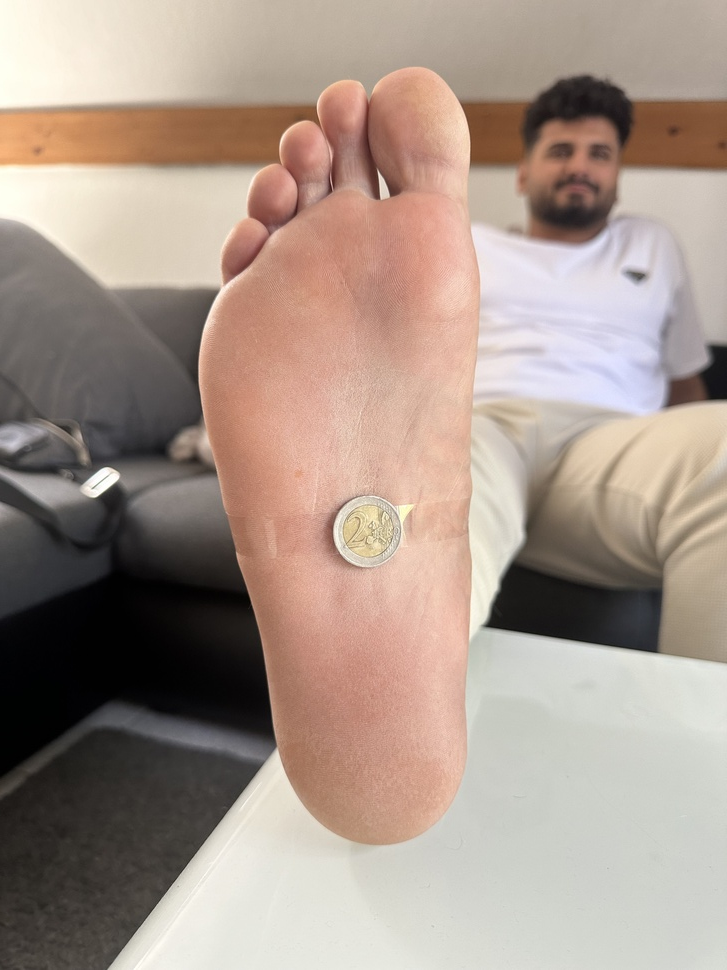
#> input picture uploads/IMG_1343.jpeg, 727 x 970 px, shrunk from 3024 x 4032 before the run
$ python -i utils.py   (imports and definitions only)
#> lines starting #> are read from the running program, lines starting #| are printed output that depends on the picture; after the words box and inside, x2 and y2 are one past the last pixel; in counts of white or black regions, pixels touching at a corner belong together
#> further down, picture is the input picture: shape (970, 727, 3); mean B, G, R 139.1, 150.1, 167.5
import logging
import cv2
import numpy as np
from rembg import remove

# Configure logging
# [1 line not run here, left out]

# [26 lines left out: function load_image, not called in this run]

def get_rotation_angle(image):
    """
    Detect the rotation angle of the given image using the Hough Line Transform.

    Parameters:
    image (numpy.ndarray): The input image.

    Returns:
    float: The detected rotation angle.
    """
    try:
        logging.info("Converting image to grayscale.")
        gray = cv2.cvtColor(image, cv2.COLOR_BGR2GRAY)
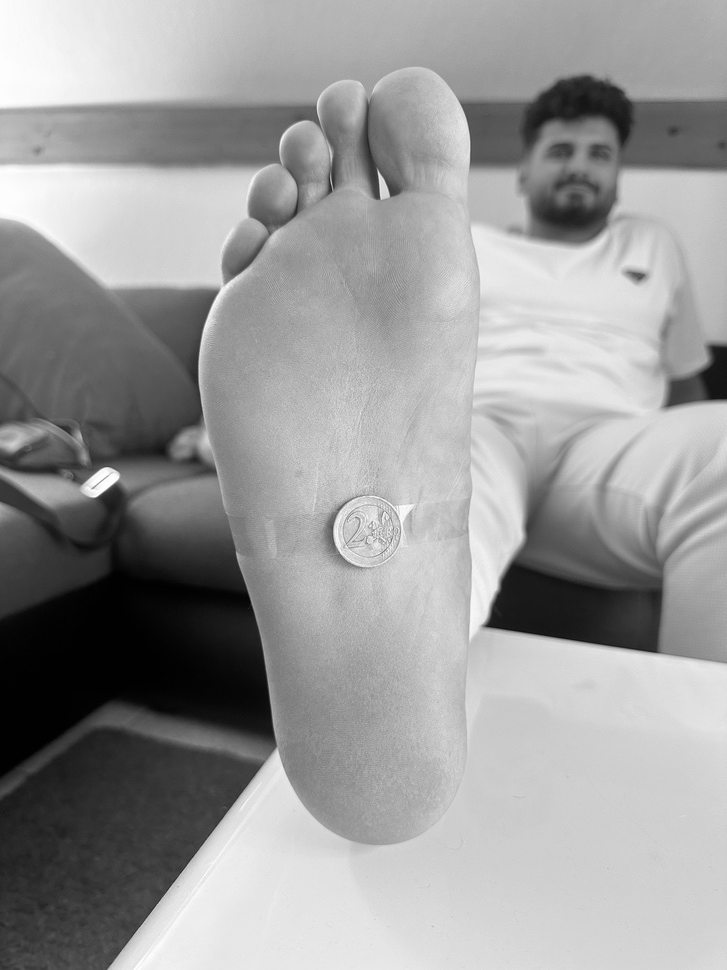
#> gray: shape (970, 727); min 0, max 255, mean 154

        logging.info("Detecting edges using Canny edge detector.")
        edges = cv2.Canny(gray, 50, 150, apertureSize=3)
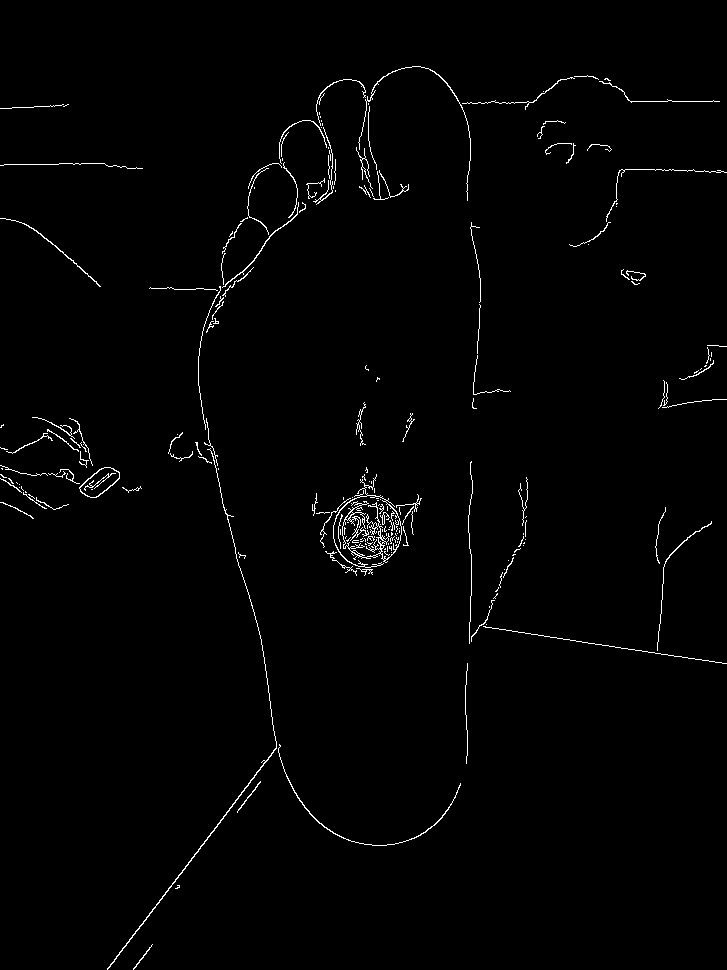
#> edges: shape (970, 727); 1.3% white in thin lines or dots

        logging.info("Detecting lines using Hough Line Transform.")
        lines = cv2.HoughLines(edges, 1, np.pi / 180, 200)
#> lines = None

        if lines is not None:
            logging.info("Calculating angles of detected lines.")
            angles = [(theta * 180 / np.pi) - 90 for rho, theta in lines[:, 0]]
            median_angle = np.median(angles)
            return median_angle
        else:
            logging.warning("No lines detected, returning angle 0.")
            return 0
    except Exception as e:
        logging.error(f"An error occurred while detecting rotation angle: {e}")
        raise

# [53 lines left out: functions auto_rotate_image, rotate_image, not called in this run]

>>> import cv2
>>> picture = cv2.imread('../uploads/IMG_1343.jpeg')
>>> result = get_rotation_angle(picture)
#> result = 0

$ run again, on uploads/IMG_1344.jpeg
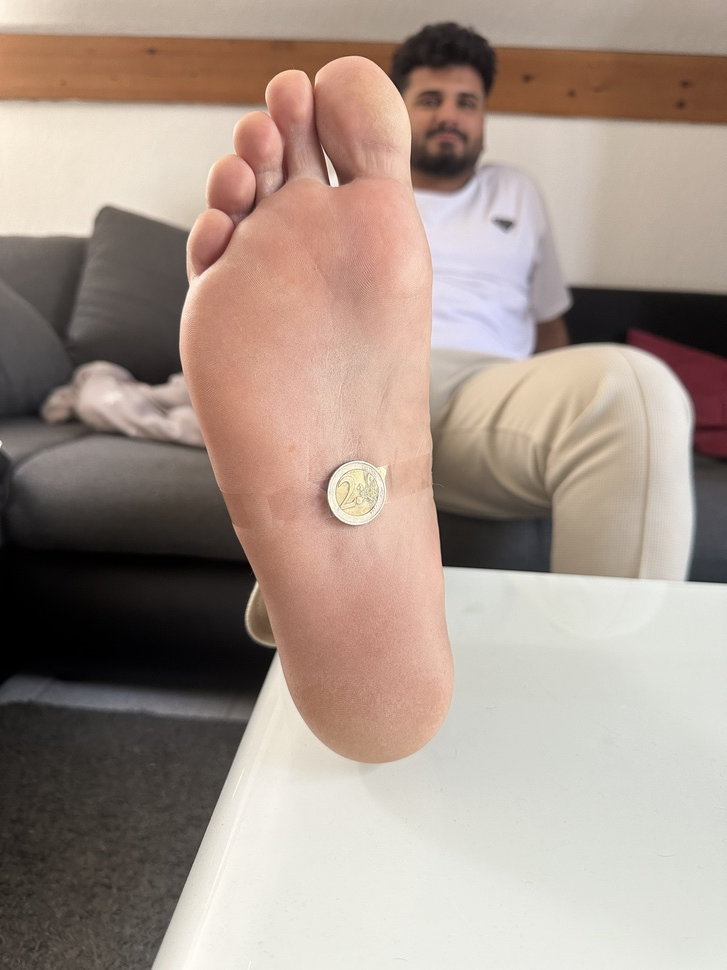
#> input picture uploads/IMG_1344.jpeg, 727 x 970 px, shrunk from 3024 x 4032 before the run
#> picture is the input picture: shape (970, 727, 3); mean B, G, R 138.7, 149, 165.6
#> in get_rotation_angle, `gray = cv2.cvtColor(image, cv2.COLOR_BGR2GRAY)`:
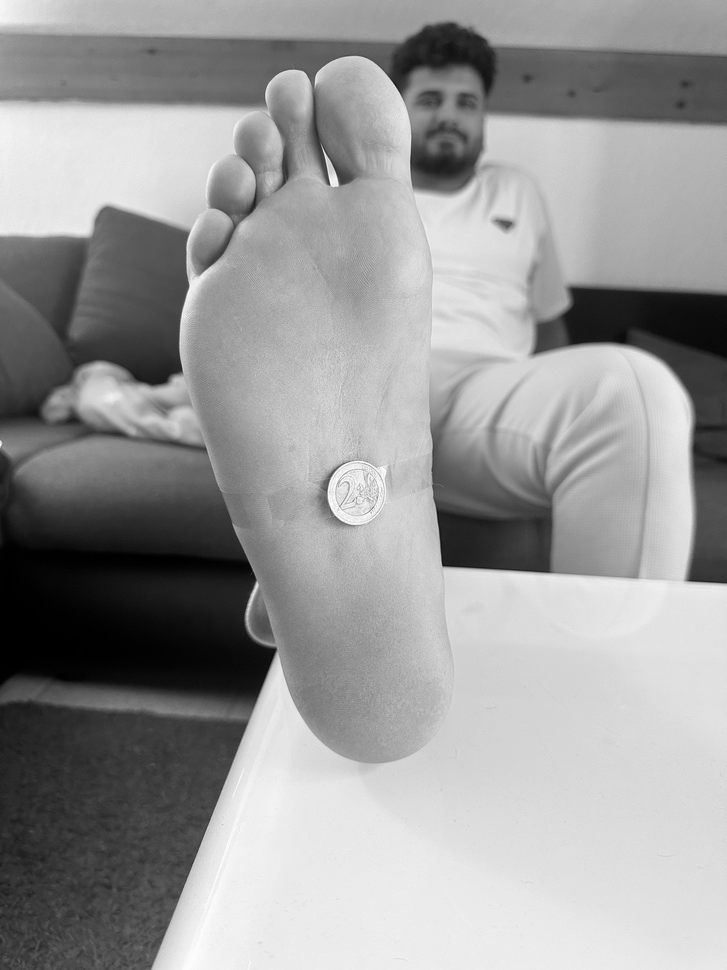
#> gray: shape (970, 727); min 0, max 254, mean 152.8
#> in get_rotation_angle, `edges = cv2.Canny(gray, 50, 150, apertureSize=3)`:
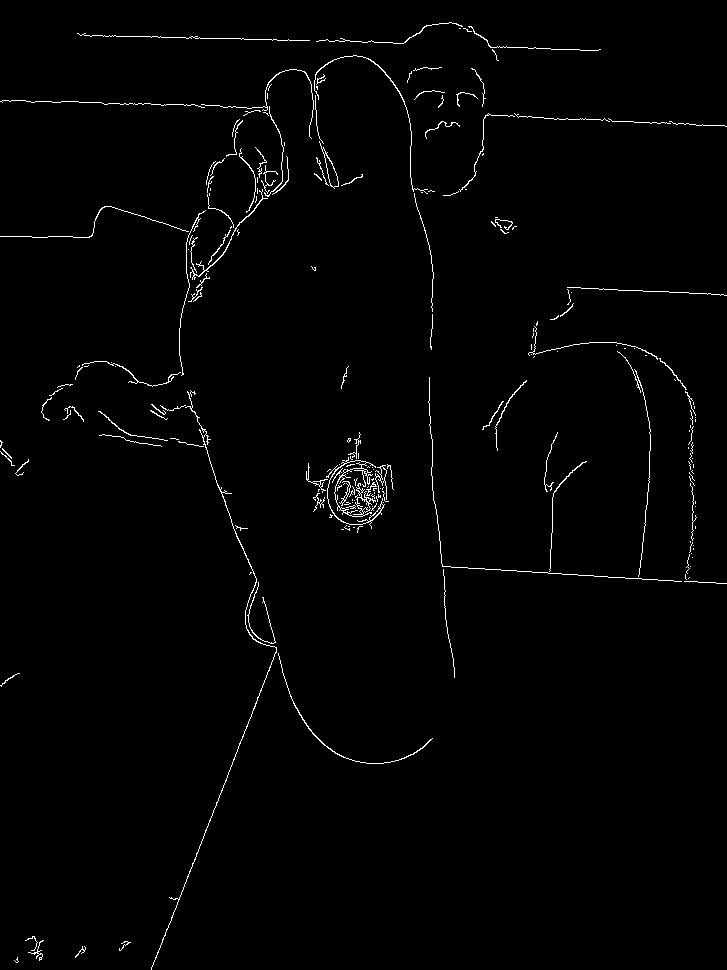
#> edges: shape (970, 727); 1.3% white in thin lines or dots
#> lines = [[99, 1.61]]
#> angles = [2]
#> median_angle = 2

$ run again, on uploads/IMG_1345.jpeg
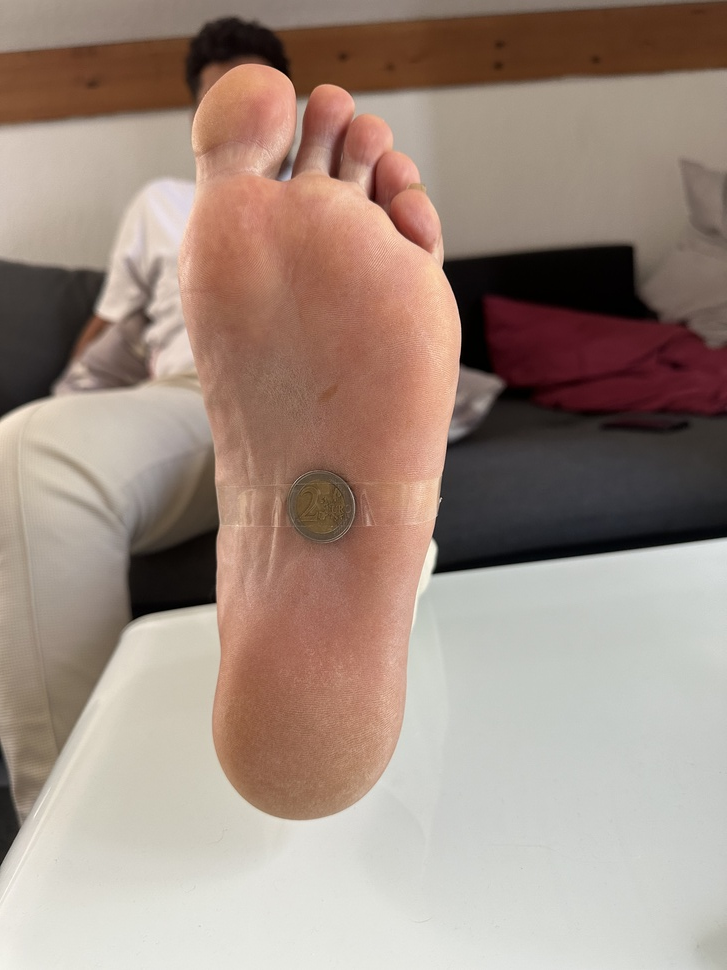
#> input picture uploads/IMG_1345.jpeg, 727 x 970 px, shrunk from 3024 x 4032 before the run
#> picture is the input picture: shape (970, 727, 3); mean B, G, R 129.5, 140.8, 160.1
#> in get_rotation_angle, `gray = cv2.cvtColor(image, cv2.COLOR_BGR2GRAY)`:
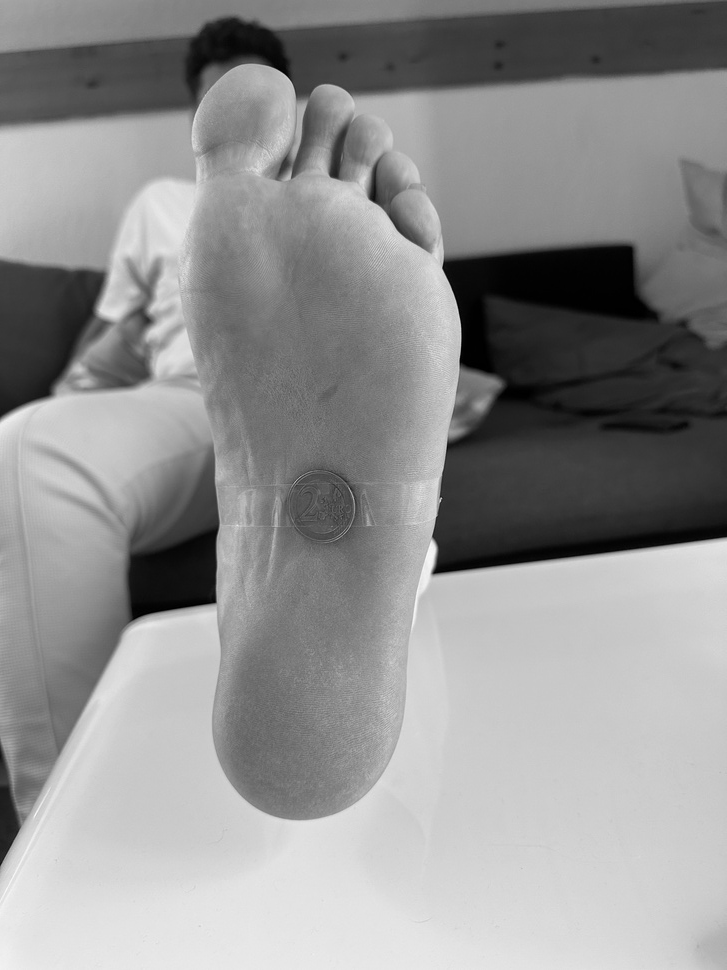
#> gray: shape (970, 727); min 0, max 250, mean 145.3
#> in get_rotation_angle, `edges = cv2.Canny(gray, 50, 150, apertureSize=3)`:
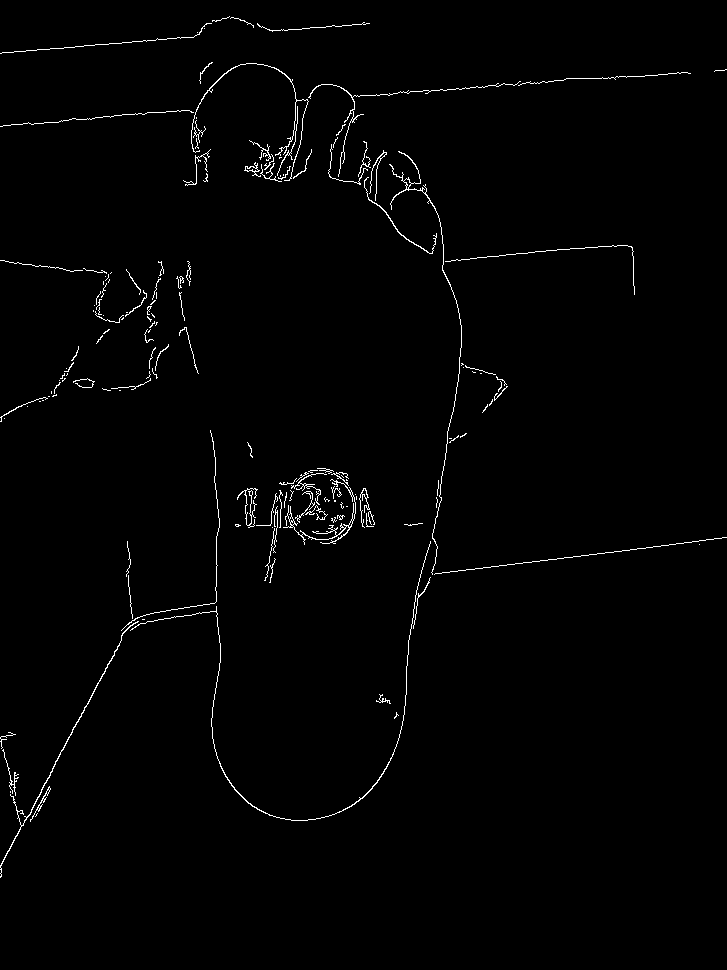
#> edges: shape (970, 727); 1.2% white in thin lines or dots, all inside (x1, y1, x2, y2) = (0, 16, 727, 878)
#> lines = [[622, 1.45], [407, 0.489]]
#> angles = [-7, -62]
#> median_angle = -34.5

$ run again, on uploads/IMG_1346.jpeg
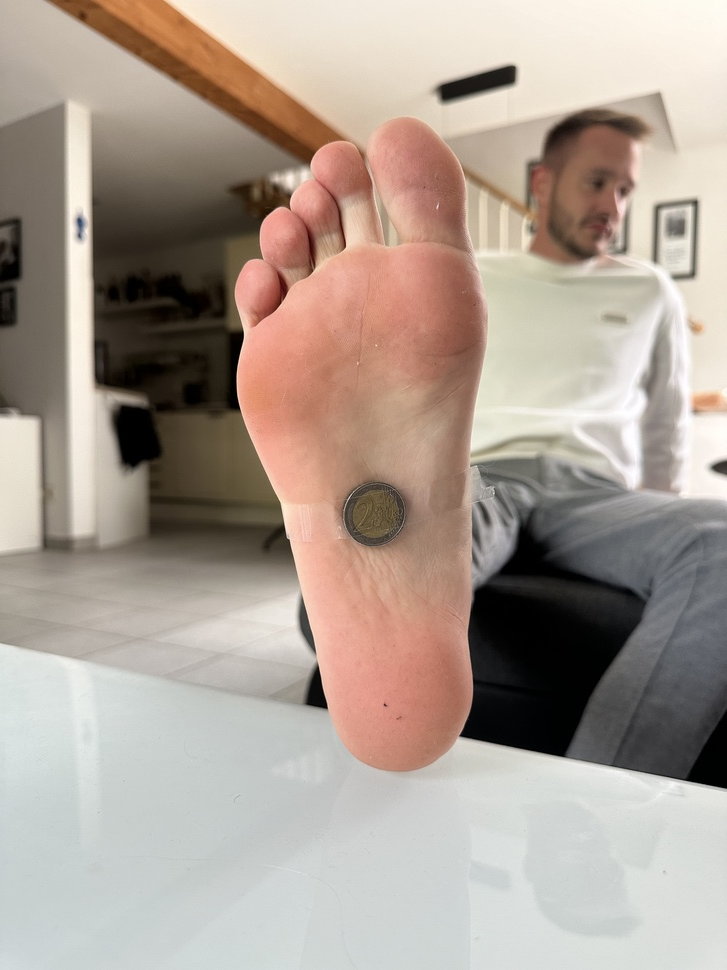
#> input picture uploads/IMG_1346.jpeg, 727 x 970 px, shrunk from 3024 x 4032 before the run
#> picture is the input picture: shape (970, 727, 3); mean B, G, R 148.2, 158.8, 172.2
#> in get_rotation_angle, `gray = cv2.cvtColor(image, cv2.COLOR_BGR2GRAY)`:
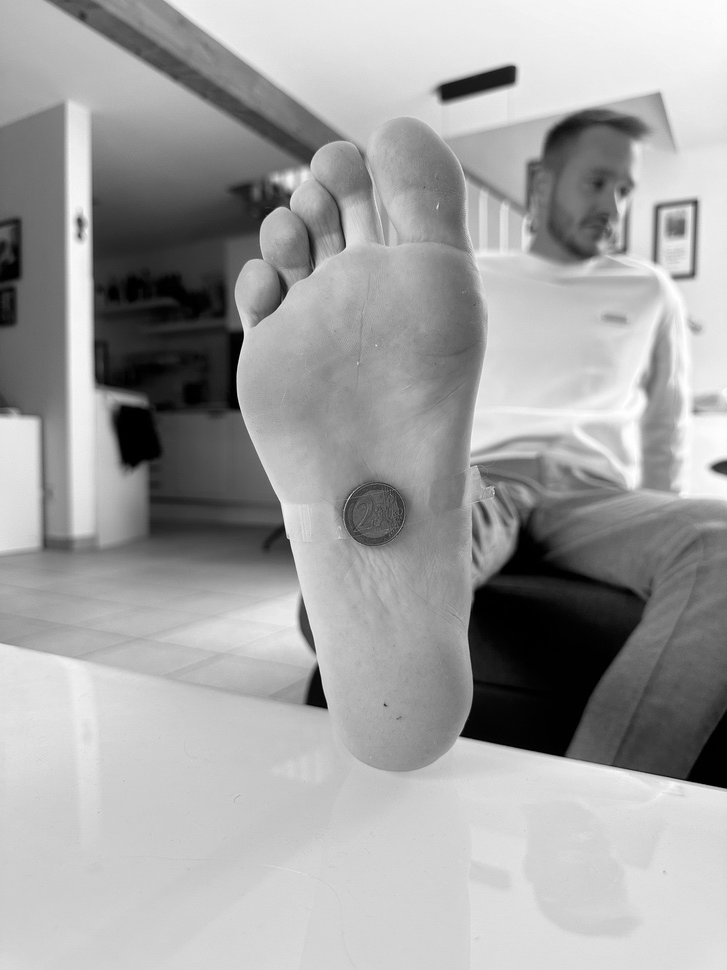
#> gray: shape (970, 727); min 0, max 255, mean 161.6
#> in get_rotation_angle, `edges = cv2.Canny(gray, 50, 150, apertureSize=3)`:
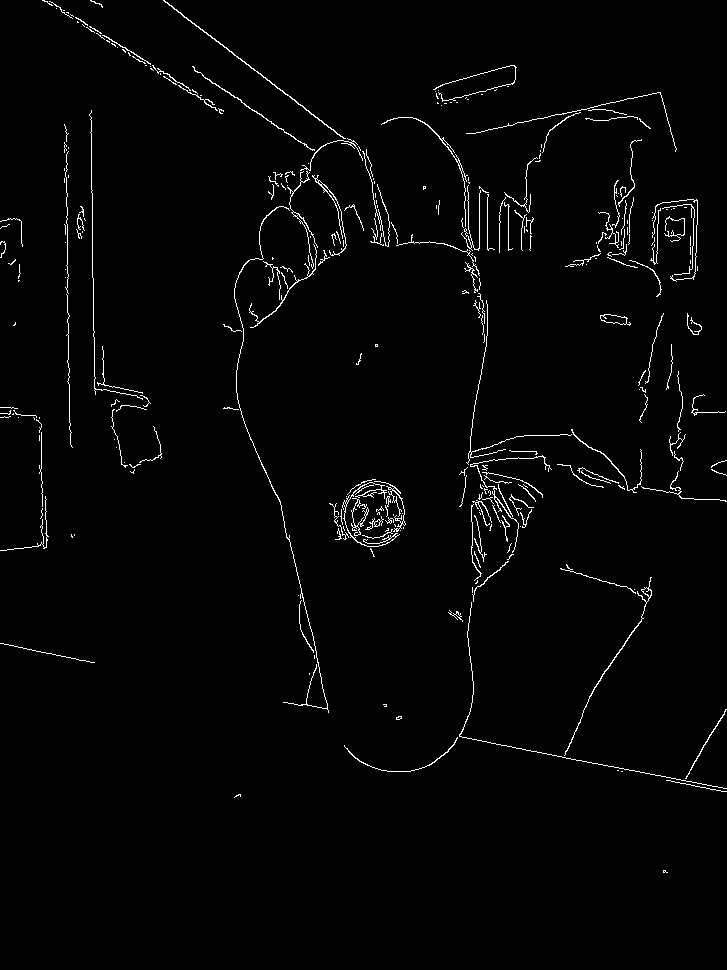
#> edges: shape (970, 727); 1.8% white in thin lines or dots
#> lines = None
#> result = 0
